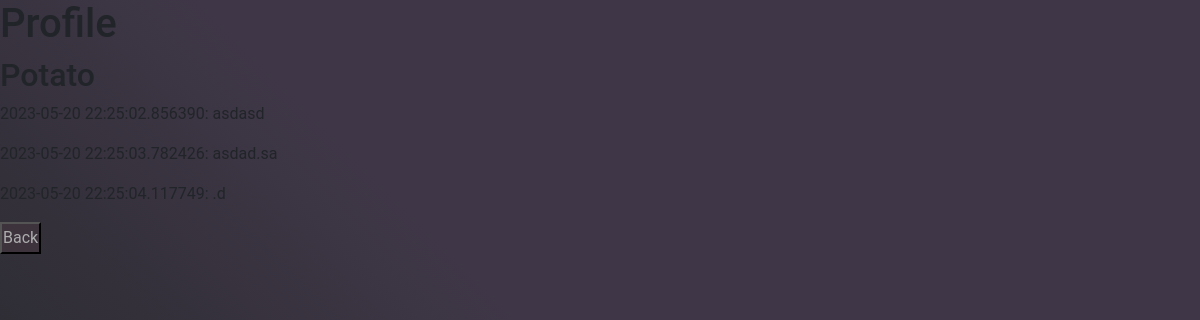
Page /profile (signed in) on the committed database.
### app/models.py (models this page shows, shortened)
class GameRoom(db.Model):
    username = db.Column(
        db.String(64), db.ForeignKey("user.username"), index=True
    )
    roomID = db.Column(db.Integer, unique=True, primary_key = True)
    roomName = db.Column(db.String(30))
    playerNumber = db.Column(db.Integer)
    turnNumber = db.Column(db.Integer)
    scenario = db.Column(db.String)

class Message(db.Model):
    id = db.Column(db.Integer, primary_key=True)
    roomID = db.Column(db.Integer,db.ForeignKey("game_room.roomID"),index=True)
    username = db.Column(db.String(30),db.ForeignKey("user.username"),index=True)
    text = db.Column(db.String(500))
    time = db.Column(db.DateTime)
    time = db.Column(db.DateTime)

### app/routes.py (the view)
@app.route('/profile')
@login_required
def profile():
    return handleProfile()

### app/controller.py (called while the page is built)
def handleProfile():
    msgs = Message.query.filter_by(username=current_user.username)
    all_msgs = msgs.all()
    msg_rms = msgs.group_by(Message.roomID).all()
    room_ids = map(lambda m:m.roomID,msg_rms)
    rooms = []
    for r in room_ids:
        room = GameRoom.query.get(r)
        rooms.append(room)
    return render_template('profile.html',id=current_user.username,msgs=all_msgs,rooms=rooms)

### app/models.py (called while the page is built)
    @login.user_loader
    def load_user(id):
        return User.query.get(int(id))

### app/templates/profile.html
{% extends 'baseHTML.html' %}
    {%block main%}
    <h1>Profile</h1>
    {%for r in rooms%}
        <h2>{{r.roomName}}</h2>
        {%for m in msgs%}
            {% if m.roomID == r.roomID %}
                <p>{{m.time}}: {{m.text}}</p>
            {% endif %}
        {%endfor%}
    {%endfor%}
    <input type="button" value="Back" onclick="document.location.href='/index';">
{%endblock%}

### app/static/css/mainPageStyle.css (style rules this page uses)
:root { --primary-color: #3F3747; --secondary-color: #26282B; --text-color: #ffffff; }
body { background: linear-gradient(225deg,rgb(63, 55, 71) 50%,rgb(38, 40, 43) 90%); font-family: 'Roboto', sans-serif; margin: 0; padding: 0; height: 100vh; }
input { background-color:rgb(60, 51, 61); color: #aeaeae; height: 4vh; padding:1px; font-size: 2vh; }

### rows in the picture
GameRoom: roomName "Potato"
Message: time "2023-05-20 22:25:02.856390", text "asdasd"
Message: time "2023-05-20 22:25:03.782426", text "asdad.sa"
Message: time "2023-05-20 22:25:04.117749", text ".d"
